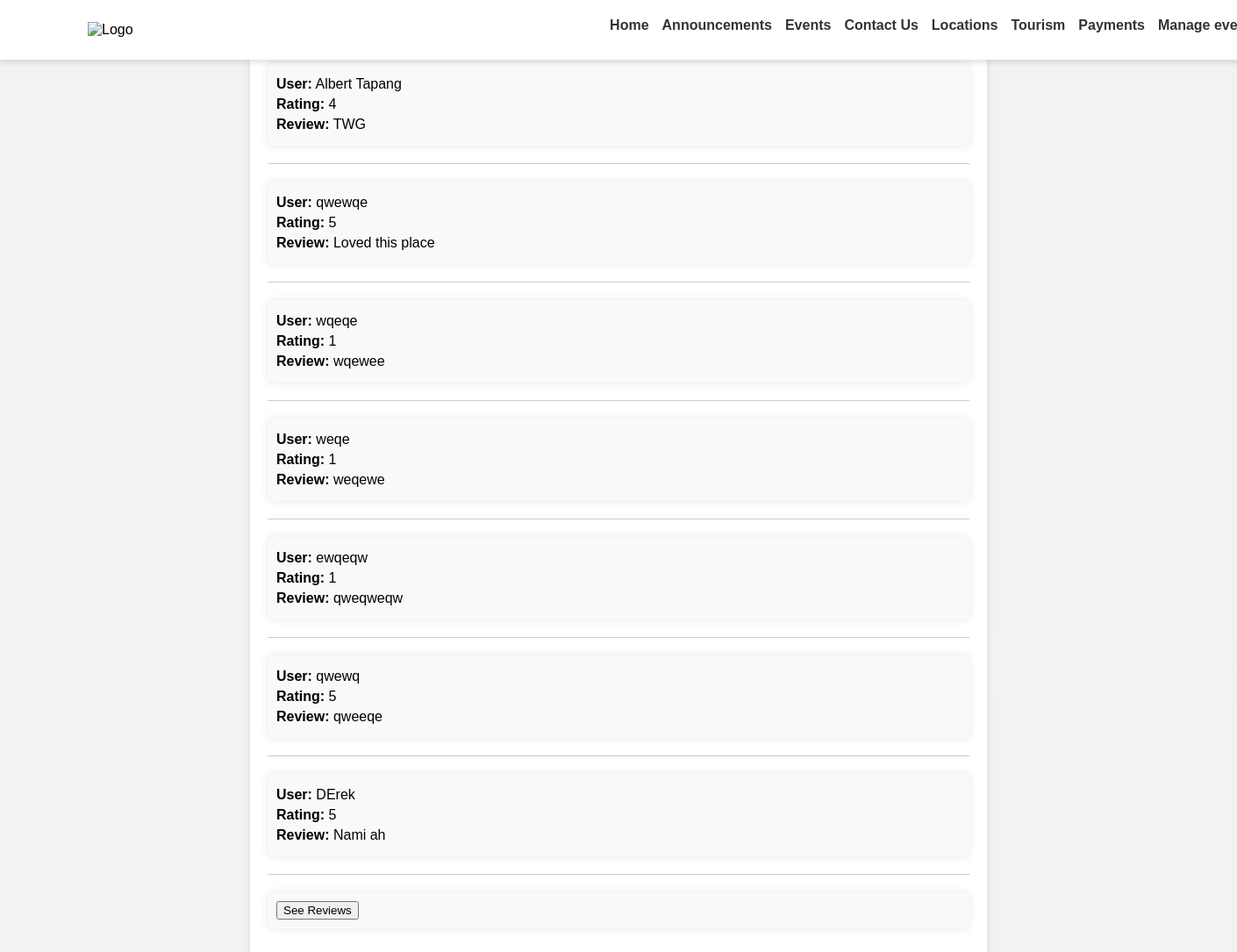
Page /showreview.php on the committed database.
### tables this page shows
CREATE TABLE `place_reviews` (
  `id` int(11) NOT NULL,
  `place_name` varchar(255) DEFAULT NULL,
  `user_name` varchar(255) DEFAULT NULL,
  `rating` int(11) DEFAULT NULL,
  `review_text` text DEFAULT NULL,
  `photo_path` varchar(255) DEFAULT NULL,
  `created_at` timestamp NOT NULL DEFAULT current_timestamp(),
  `location` varchar(255) DEFAULT NULL
);

### showreview.php (the view, shortened to what this page needs)
<!DOCTYPE html>
<html lang="en">
<head>
</head>
<body>
<div class="nav">
        <div class="logo">
            <img src="assets\Flag_of_Passi,_Iloilo.png" alt="Logo">
        </div>
        <div class="right-links">
            <a href="home.php">Home</a>
            <a href="showannouncement.php">Announcements</a>
            <a href="events.php">Events</a>
            <a href="contact_us.php">Contact Us</a>
            <a href="locations.php">Locations</a>
            <a href="tourism.php">Tourism</a>
            <a href="tourism.php">Payments</a>
            <a href="eventmanage.php">Manage event</a>
        </div>
    </div>
    <div class="container">
        <?php
        $servername = "localhost";
        $username = "root";
        $password = "";
        $dbname = "userbase";
        $conn = new mysqli($servername, $username, $password, $dbname);
        $sql = "SELECT user_name, rating, review_text, photo_path FROM place_reviews";
        $result = $conn->query($sql);
        if ($result->num_rows > 0) {
            while($row = $result->fetch_assoc()) {
                echo "<div class='review'>";
                echo "<p><strong>User:</strong> " . $row["user_name"] . "</p>";
                echo "<p><strong>Rating:</strong> " . $row["rating"] . "</p>";
                echo "<p><strong>Review:</strong> " . $row["review_text"] . "</p>";
                echo "</div><hr>";
            }
        } else {
            echo "No reviews found.";
        }
        ?>
        <div class="Back to Submit review">
            <button onclick="window.location.href='reviewpage.php'">See Reviews</button>
        </div>
</body>
</html>

### showreview.php (style rules this page uses)
body { font-family: Arial, sans-serif; background-color: #f2f2f2; margin: 0; padding: 0; }
.container { width: 80%; margin: 0 auto; }
.review { background-color: #fff; padding: 20px; margin-bottom: 20px; border-radius: 8px; box-shadow: 0px 0px 10px 0px rgba(0,0,0,0.1); }
.review p { margin: 5px 0; }
hr { margin: 20px 0; border: none; border-top: 1px solid #ccc; }
body { font-family: Arial, sans-serif; background-color: #f2f2f2; margin: 0; padding: 20px; }
.container { max-width: 800px; margin: 0 auto; background-color: #fff; padding: 20px; border-radius: 8px; box-shadow: 0px 0px 10px 0px rgba(0,0,0,0.1); }
.review { background-color: #f9f9f9; padding: 10px; margin-bottom: 20px; border-radius: 5px; }
.nav { position: fixed; top: 0; left: 0; width: 100%; display: flex; flex-wrap: wrap; justify-content: space-between; align-items: center; background-color: #fff; padding: 20px 100px; box-shadow: 0 4px 6px rgba(0, 0, 0, 0.1); z-index: 1000; }
body { background-image: url('https://bbpintadosqueen.files.wordpress.com/2020/02/59975612_2342040909221413_8974904794346946560_o.jpg?w=768'); background-size: cover; background-position: center; background-repeat: no-repeat; backdrop-filter: blur(35px); margin: 0; padding: 0; height: 100vh; display: flex; justify-content: center; align-items: center; }
.logo img { width: 200px; height: auto; }
.right-links { display: flex; align-items: center; flex-wrap: wrap; }
.right-links a { margin-right: 15px; margin-bottom: 10px; text-decoration: none; color: #333; font-weight: bold; }

### rows in the picture
place_reviews: user_name "Albert Tapang", rating "4", review_text "TWG"
place_reviews: user_name "qwewqe", rating "5", review_text "Loved this place"
place_reviews: user_name "wqeqe", rating "1", review_text "wqewee"
place_reviews: user_name "weqe", rating "1", review_text "weqewe"
place_reviews: user_name "ewqeqw", rating "1", review_text "qweqweqw"
place_reviews: user_name "qwewq", rating "5", review_text "qweeqe"
place_reviews: user_name "DErek", rating "5", review_text "Nami ah"
